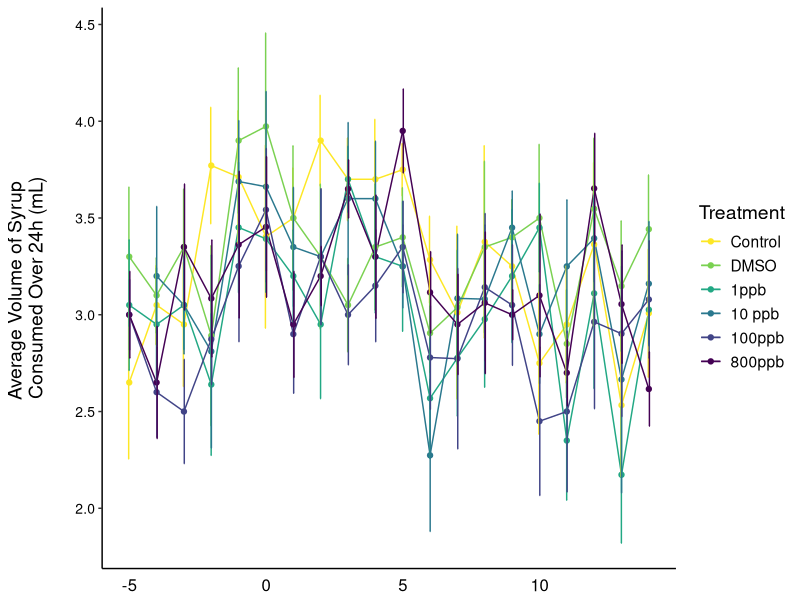
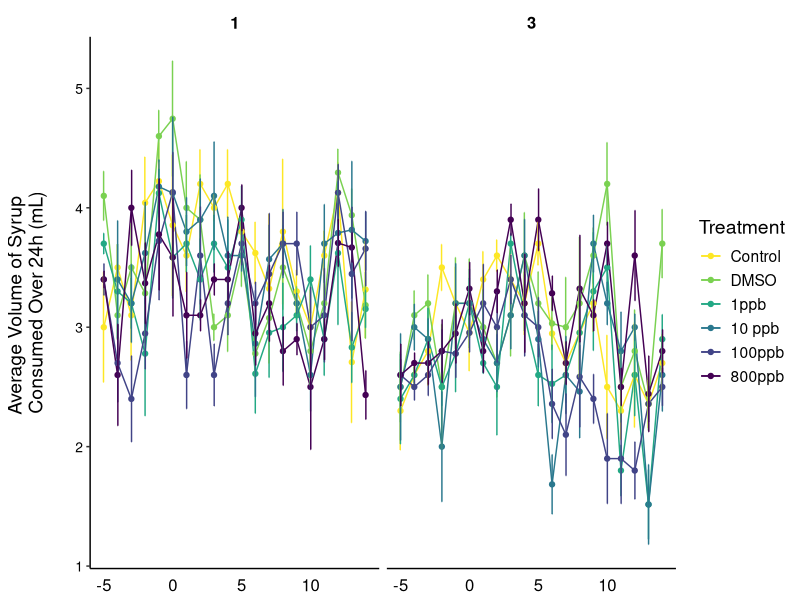
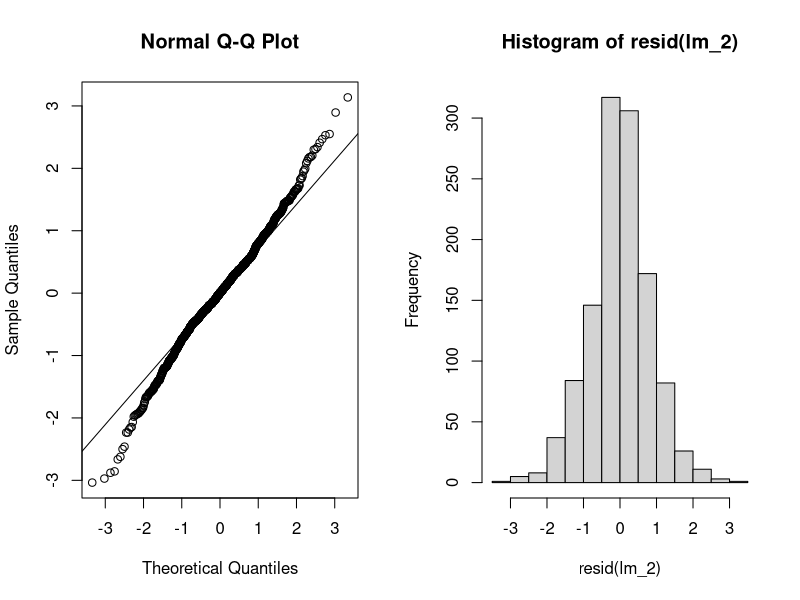
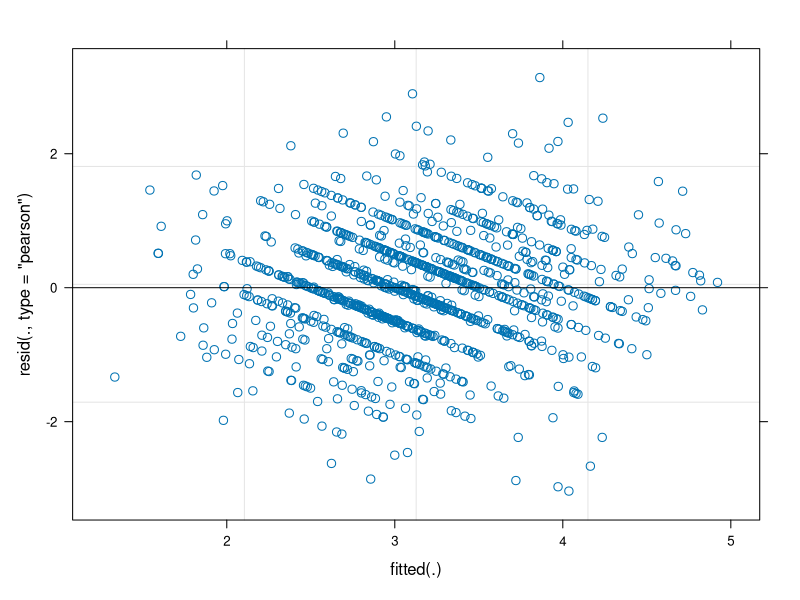
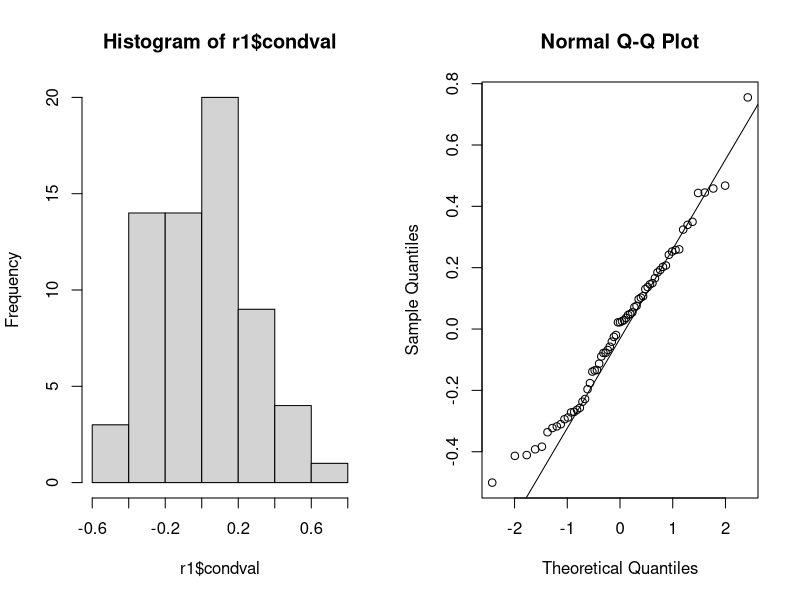
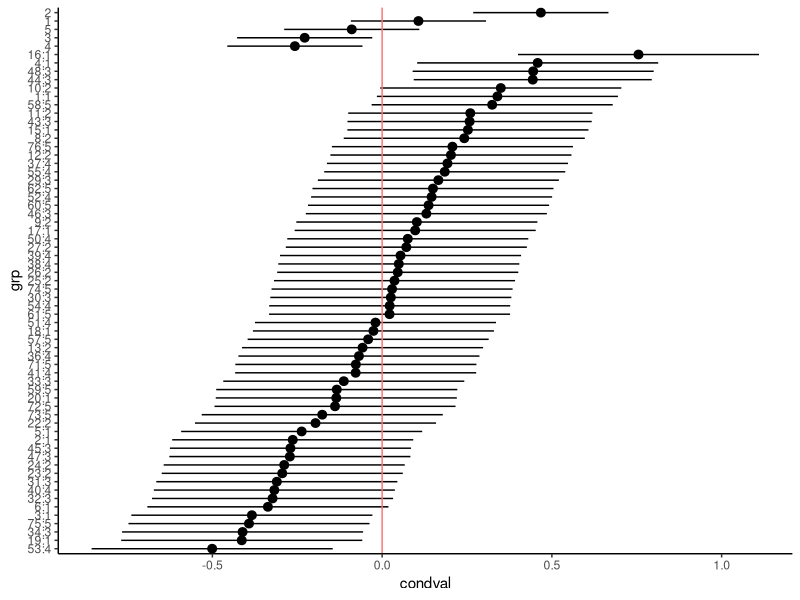
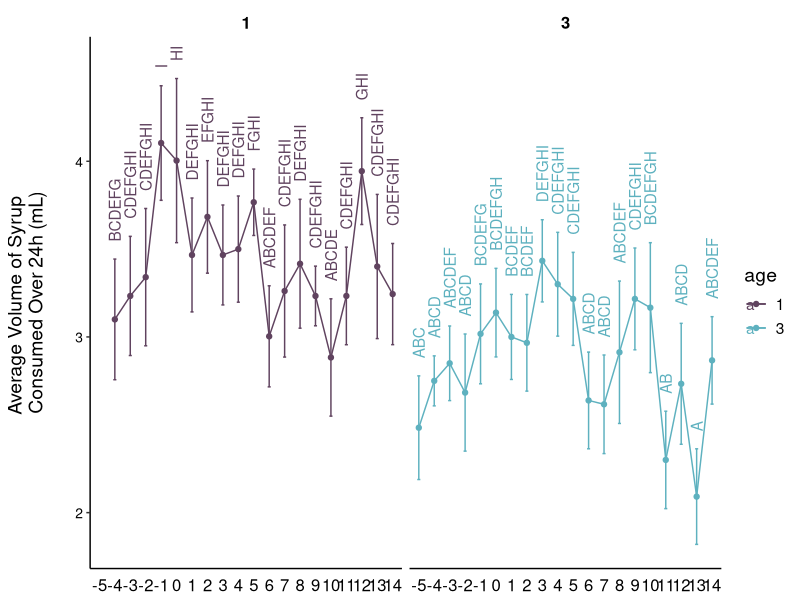
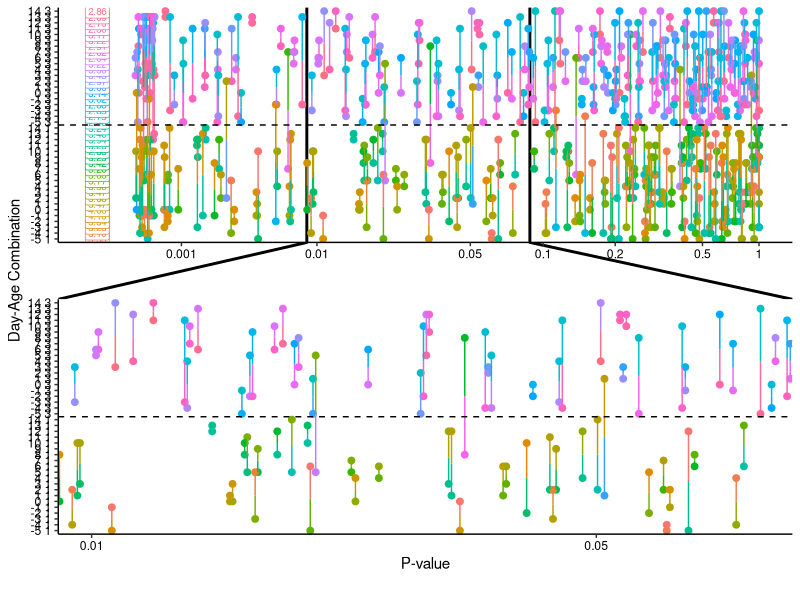

These figures' R source, in order:
## ---- chunk 1
library(tidyverse)
library(ggforce)
library(lme4)
library(lmerTest)
## ---- chunk 2
syrup_vol_data <- read.csv("data-raw/volume24_corr.csv")

str(syrup_vol_data)
## ---- chunk 3
syrup_vol_data$mc_id <- as.factor(syrup_vol_data$mc_id)
syrup_vol_data$sc_id <- as.factor(syrup_vol_data$sc_id)
syrup_vol_data$age <- as.factor(syrup_vol_data$age)
syrup_vol_data$exposure <- as.factor(syrup_vol_data$exposure)
syrup_vol_data$treatment <- as.factor(syrup_vol_data$treatment)
## ---- chunk 4
syrup_vol_data$treatment <- factor(syrup_vol_data$treatment, levels = c("Control", "DMSO", "1ppb", "10 ppb", "100ppb", "800ppb", "Sacrifice"))
syrup_vol_data$exposure <- factor(syrup_vol_data$exposure, levels = c("pre", "during", "post"))
## ---- chunk 5
syrup_vol_data %>% 
  filter(!(day=="-6")) %>% 
  filter(!(treatment=="Sacrifice")) %>% 
  filter(!(age=="7")) %>% 
  filter(!(age=="9")) %>% 
  group_by(treatment, day) %>% 
  summarise(mean = mean(volume24_corr), se = (sd(volume24_corr)/sqrt(10))) %>% 
  ggplot(aes(day, mean, color=treatment)) +
  geom_line()+
  geom_point()+
  geom_errorbar(aes(ymin=mean-se, ymax=mean+se), width=.2,
                 position=position_dodge(0.05))+
  theme_classic() +
  
  theme(
    text = element_text(size = 14), 
    axis.title.x=element_blank(),
    axis.text.x = element_text(vjust=0.3, size = 12, color="black"), 
    axis.ticks.x=element_blank(),
    axis.title.y = element_text(margin = margin(t = 0, r = 20, b = 0, l = 0)),
    axis.text.y = element_text(color="black", size = 10),
    strip.placement = "outside", 
    strip.text.x = element_text( #text in facet labels
      size = 12, color = "black", face = "bold"),
    strip.background = element_rect(#background of facet labels
      color="white", fill="#ffffff", size=1.5),
    panel.spacing.y = unit(2, "lines"),
    legend.position = "right")+
  
    scale_color_viridis_d(name = "Treatment", direction = -1)+
    scale_y_continuous(name ="Average Volume of Syrup \nConsumed Over 24h (mL)")
## ---- chunk 6
syrup_vol_data %>% 
  filter(!(day=="-6")) %>% 
  filter(!(treatment=="Sacrifice")) %>% 
  filter(!(age=="7")) %>% 
  filter(!(age=="9")) %>% 
  group_by(treatment, day, age) %>% 
  summarise(mean = mean(volume24_corr), se = (sd(volume24_corr)/sqrt(10))) %>% 
  ggplot(aes(day, mean, color=treatment)) +
  geom_line()+
  geom_point()+
  geom_errorbar(aes(ymin=mean-se, ymax=mean+se), width=.2,
                 position=position_dodge(0.05))+
  theme_classic() +
  theme(
    text = element_text(size = 14), 
    axis.title.x=element_blank(),
    axis.text.x = element_text(vjust=0.3, size = 12, color="black"), 
    axis.ticks.x=element_blank(),
    axis.title.y = element_text(margin = margin(t = 0, r = 20, b = 0, l = 0)),
    axis.text.y = element_text(color="black", size = 10),
    strip.placement = "outside", 
    strip.text.x = element_text( #text in facet labels
      size = 12, color = "black", face = "bold"),
    strip.background = element_rect(#background of facet labels
      color="white", fill="#ffffff", size=1.5),
    panel.spacing.y = unit(2, "lines"),
    legend.position = "right")+
  
    scale_color_viridis_d(name = "Treatment", direction = -1)+
    scale_y_continuous(name ="Average Volume of Syrup \nConsumed Over 24h (mL)")+
  facet_wrap(~age)
## ---- chunk 7
syrup_vol_data_fil <-
  syrup_vol_data %>% 
  filter(!(day=="-6")) %>% 
  filter(!(treatment=="Sacrifice")) %>% 
  filter(!(age=="7")) %>% 
  filter(!(age=="9"))

syrup_vol_data_fil$day_fac <- as.factor(syrup_vol_data_fil$day)

str(syrup_vol_data_fil)
## ---- chunk 8
lm_1 <- lmer(volume24_corr ~ treatment*day_fac*age + (1|sc_id/mc_id), data=syrup_vol_data_fil)
## ---- chunk 9
summary(lm_1)
## ---- chunk 10
anova(lm_1) #note: this is lmerTest anova which, in this case, is a type III anova for fixed-effects terms with the Satterthwaite method for denominator degrees of freedom

ranova(lm_1)
## ---- chunk 11
lm_2 <- lmer(volume24_corr ~ day_fac + age + day_fac:age + (1|sc_id/mc_id), data=syrup_vol_data_fil)
## ---- chunk 12
summary(lm_2)
anova(lm_2)
ranova(lm_2)
## ---- chunk 13
par(mfrow = c(1, 2)) # multiple graphs in a window
qqnorm(residuals(lm_2)) 
qqline(residuals(lm_2))
hist(resid(lm_2)) 
## ---- chunk 14
shapiro.test(residuals(lm_2))
## ---- chunk 15
plot(lm_2)
## ---- chunk 16
r1 <- as.data.frame(ranef(lm_2, condVar = TRUE))
par(mfrow = c(1, 2))
hist(r1$condval)
qqnorm(r1$condval)
qqline(r1$condval)

str(r1)
## ---- chunk 17
r1 <- r1[order(r1$condval), ] # sorting the BLUPs
ggplot(r1, aes(y = grp, x = condval)) +
  geom_point() +
  geom_pointrange(
    aes(xmin = condval - condsd * 1.96, xmax = condval + condsd * 1.96)
  ) +
  geom_vline(aes(xintercept = 0, color = "red")) +
  theme_classic() +
  theme(legend.position = "none")
## ---- chunk 18
library(emmeans)
library(multcompView)
## ---- chunk 19
lm_2_posthoc_means <- emmeans(lm_2, specs = ~day_fac:age)
lm_2_posthoc_means
## ---- chunk 20
#Define what each day/age combination is in the vector

DN51 = c(1, 0, 0, 0, 0, 0, 0, 0, 0, 0, 0, 0, 0, 0, 0, 0, 0, 0, 0, 0, 0,0, 0, 0, 0, 0, 0, 0, 0, 0, 0,0, 0, 0, 0, 0, 0, 0, 0, 0)

DN41 = c(0, 1, 0, 0, 0, 0, 0, 0, 0, 0, 0, 0, 0, 0, 0, 0, 0, 0, 0, 0, 0,0, 0, 0, 0, 0, 0, 0, 0, 0, 0,0, 0, 0, 0, 0, 0, 0, 0, 0)

DN31 = c(0, 0, 1, 0, 0, 0, 0, 0, 0, 0, 0, 0, 0, 0, 0, 0, 0, 0, 0, 0, 0,0, 0, 0, 0, 0, 0, 0, 0, 0, 0,0, 0, 0, 0, 0, 0, 0, 0, 0)

DN21 = c(0, 0, 0, 1, 0, 0, 0, 0, 0, 0, 0, 0, 0, 0, 0, 0, 0, 0, 0, 0, 0,0, 0, 0, 0, 0, 0, 0, 0, 0, 0,0, 0, 0, 0, 0, 0, 0, 0, 0)

DN11 = c(0, 0, 0, 0, 1, 0, 0, 0, 0, 0, 0, 0, 0, 0, 0, 0, 0, 0, 0, 0, 0,0, 0, 0, 0, 0, 0, 0, 0, 0, 0,0, 0, 0, 0, 0, 0, 0, 0, 0)

D01 = c(0, 0, 0, 0, 0, 1, 0, 0, 0, 0, 0, 0, 0, 0, 0, 0, 0, 0, 0, 0, 0,0, 0, 0, 0, 0, 0, 0, 0, 0, 0,0, 0, 0, 0, 0, 0, 0, 0, 0)

D11 = c(0, 0, 0, 0, 0, 0, 1, 0, 0, 0, 0, 0, 0, 0, 0, 0, 0, 0, 0, 0, 0,0, 0, 0, 0, 0, 0, 0, 0, 0, 0,0, 0, 0, 0, 0, 0, 0, 0, 0)

D21 = c(0, 0, 0, 0, 0, 0, 0, 1, 0, 0, 0, 0, 0, 0, 0, 0, 0, 0, 0, 0, 0,0, 0, 0, 0, 0, 0, 0, 0, 0, 0,0, 0, 0, 0, 0, 0, 0, 0, 0)

D31 = c(0, 0, 0, 0, 0, 0, 0, 0, 1, 0, 0, 0, 0, 0, 0, 0, 0, 0, 0, 0, 0,0, 0, 0, 0, 0, 0, 0, 0, 0, 0,0, 0, 0, 0, 0, 0, 0, 0, 0)

D41 = c(0, 0, 0, 0, 0, 0, 0, 0, 0, 1, 0, 0, 0, 0, 0, 0, 0, 0, 0, 0, 0,0, 0, 0, 0, 0, 0, 0, 0, 0, 0,0, 0, 0, 0, 0, 0, 0, 0, 0)

D51 = c(0, 0, 0, 0, 0, 0, 0, 0, 0, 0, 1, 0, 0, 0, 0, 0, 0, 0, 0, 0, 0,0, 0, 0, 0, 0, 0, 0, 0, 0, 0,0, 0, 0, 0, 0, 0, 0, 0, 0)

D61 = c(0, 0, 0, 0, 0, 0, 0, 0, 0, 0, 0, 1, 0, 0, 0, 0, 0, 0, 0, 0, 0,0, 0, 0, 0, 0, 0, 0, 0, 0, 0,0, 0, 0, 0, 0, 0, 0, 0, 0)

D71 = c(0, 0, 0, 0, 0, 0, 0, 0, 0, 0, 0, 0, 1, 0, 0, 0, 0, 0, 0, 0, 0,0, 0, 0, 0, 0, 0, 0, 0, 0, 0,0, 0, 0, 0, 0, 0, 0, 0, 0)

D81 = c(0, 0, 0, 0, 0, 0, 0, 0, 0, 0, 0, 0, 0, 1, 0, 0, 0, 0, 0, 0, 0,0, 0, 0, 0, 0, 0, 0, 0, 0, 0,0, 0, 0, 0, 0, 0, 0, 0, 0)

D91 = c(0, 0, 0, 0, 0, 0, 0, 0, 0, 0, 0, 0, 0, 0, 1, 0, 0, 0, 0, 0, 0,0, 0, 0, 0, 0, 0, 0, 0, 0, 0,0, 0, 0, 0, 0, 0, 0, 0, 0)

D101 = c(0, 0, 0, 0, 0, 0, 0, 0, 0, 0, 0, 0, 0, 0, 0, 1, 0, 0, 0, 0, 0,0, 0, 0, 0, 0, 0, 0, 0, 0, 0,0, 0, 0, 0, 0, 0, 0, 0, 0)

D111 = c(0, 0, 0, 0, 0, 0, 0, 0, 0, 0, 0, 0, 0, 0, 0, 0, 1, 0, 0, 0, 0,0, 0, 0, 0, 0, 0, 0, 0, 0, 0,0, 0, 0, 0, 0, 0, 0, 0, 0)

D121 = c(0, 0, 0, 0, 0, 0, 0, 0, 0, 0, 0, 0, 0, 0, 0, 0, 0, 1, 0, 0, 0,0, 0, 0, 0, 0, 0, 0, 0, 0, 0,0, 0, 0, 0, 0, 0, 0, 0, 0)

D131 = c(0, 0, 0, 0, 0, 0, 0, 0, 0, 0, 0, 0, 0, 0, 0, 0, 0, 0, 1, 0, 0,0, 0, 0, 0, 0, 0, 0, 0, 0, 0,0, 0, 0, 0, 0, 0, 0, 0, 0)

D141 = c(0, 0, 0, 0, 0, 0, 0, 0, 0, 0, 0, 0, 0, 0, 0, 0, 0, 0, 0, 1, 0,0, 0, 0, 0, 0, 0, 0, 0, 0, 0,0, 0, 0, 0, 0, 0, 0, 0, 0)


DN53 = c(0, 0, 0, 0, 0, 0, 0, 0, 0, 0, 0, 0, 0, 0, 0, 0, 0, 0, 0, 0, 1, 0, 0, 0, 0, 0, 0, 0, 0, 0, 0,0, 0, 0, 0, 0, 0, 0, 0, 0)

DN43 = c(0, 0, 0, 0, 0, 0, 0, 0, 0, 0, 0, 0, 0, 0, 0, 0, 0, 0, 0, 0, 0, 1, 0, 0, 0, 0, 0, 0, 0, 0, 0,0, 0, 0, 0, 0, 0, 0, 0, 0)

DN33 = c(0, 0, 0, 0, 0, 0, 0, 0, 0, 0, 0, 0, 0, 0, 0, 0, 0, 0, 0, 0, 0, 0, 1, 0, 0, 0, 0, 0, 0, 0, 0,0, 0, 0, 0, 0, 0, 0, 0, 0)

DN23 = c(0, 0, 0, 0, 0, 0, 0, 0, 0, 0, 0, 0, 0, 0, 0, 0, 0, 0, 0, 0, 0, 0, 0, 1, 0, 0, 0, 0, 0, 0, 0,0, 0, 0, 0, 0, 0, 0, 0, 0)

DN13 = c(0, 0, 0, 0, 0, 0, 0, 0, 0, 0, 0, 0, 0, 0, 0, 0, 0, 0, 0, 0, 0, 0, 0, 0, 1, 0, 0, 0, 0, 0, 0,0, 0, 0, 0, 0, 0, 0, 0, 0)

D03 = c(0, 0, 0, 0, 0, 0, 0, 0, 0, 0, 0, 0, 0, 0, 0, 0, 0, 0, 0, 0, 0, 0, 0, 0, 0, 1, 0, 0, 0, 0, 0,0, 0, 0, 0, 0, 0, 0, 0, 0)

D13 = c(0, 0, 0, 0, 0, 0, 0, 0, 0, 0, 0, 0, 0, 0, 0, 0, 0, 0, 0, 0, 0, 0, 0, 0, 0, 0, 1, 0, 0, 0, 0,0, 0, 0, 0, 0, 0, 0, 0, 0)

D23 = c(0, 0, 0, 0, 0, 0, 0, 0, 0, 0, 0, 0, 0, 0, 0, 0, 0, 0, 0, 0, 0, 0, 0, 0, 0, 0, 0, 1, 0, 0, 0,0, 0, 0, 0, 0, 0, 0, 0, 0)

D33 = c(0, 0, 0, 0, 0, 0, 0, 0, 0, 0, 0, 0, 0, 0, 0, 0, 0, 0, 0, 0, 0, 0, 0, 0, 0, 0, 0, 0, 1, 0, 0,0, 0, 0, 0, 0, 0, 0, 0, 0)

D43 = c(0, 0, 0, 0, 0, 0, 0, 0, 0, 0, 0, 0, 0, 0, 0, 0, 0, 0, 0, 0, 0, 0, 0, 0, 0, 0, 0, 0, 0, 1, 0,0, 0, 0, 0, 0, 0, 0, 0, 0)

D53 = c(0, 0, 0, 0, 0, 0, 0, 0, 0, 0, 0, 0, 0, 0, 0, 0, 0, 0, 0, 0, 0, 0, 0, 0, 0, 0, 0, 0, 0, 0, 1, 0, 0, 0, 0, 0, 0, 0, 0, 0)

D63 = c(0, 0, 0, 0, 0, 0, 0, 0, 0, 0, 0, 0, 0, 0, 0, 0, 0, 0, 0, 0, 0, 0, 0, 0, 0, 0, 0, 0, 0, 0, 0, 1, 0, 0, 0, 0, 0, 0, 0, 0)

D73 = c(0, 0, 0, 0, 0, 0, 0, 0, 0, 0, 0, 0, 0, 0, 0, 0, 0, 0, 0, 0, 0, 0, 0, 0, 0, 0, 0, 0, 0, 0, 0, 0, 1, 0, 0, 0, 0, 0, 0, 0)

D83 = c(0, 0, 0, 0, 0, 0, 0, 0, 0, 0, 0, 0, 0, 0, 0, 0, 0, 0, 0, 0, 0, 0, 0, 0, 0, 0, 0, 0, 0, 0, 0, 0, 0, 1, 0, 0, 0, 0, 0, 0)

D93 = c(0, 0, 0, 0, 0, 0, 0, 0, 0, 0, 0, 0, 0, 0, 0, 0, 0, 0, 0, 0, 0, 0, 0, 0, 0, 0, 0, 0, 0, 0, 0, 0, 0, 0, 1, 0, 0, 0, 0, 0)

D103 = c(0, 0, 0, 0, 0, 0, 0, 0, 0, 0, 0, 0, 0, 0, 0, 0, 0, 0, 0, 0, 0, 0, 0, 0, 0, 0, 0, 0, 0, 0, 0, 0, 0, 0, 0, 1, 0, 0, 0, 0)

D113 = c(0, 0, 0, 0, 0, 0, 0, 0, 0, 0, 0, 0, 0, 0, 0, 0, 0, 0, 0, 0, 0, 0, 0, 0, 0, 0, 0, 0, 0, 0, 0, 0, 0, 0, 0, 0, 1, 0, 0, 0)

D123 = c(0, 0, 0, 0, 0, 0, 0, 0, 0, 0, 0, 0, 0, 0, 0, 0, 0, 0, 0, 0, 0, 0, 0, 0, 0, 0, 0, 0, 0, 0, 0, 0, 0, 0, 0, 0, 0, 1, 0, 0)

D133 = c(0, 0, 0, 0, 0, 0, 0, 0, 0, 0, 0, 0, 0, 0, 0, 0, 0, 0, 0, 0, 0, 0, 0, 0, 0, 0, 0, 0, 0, 0, 0, 0, 0, 0, 0, 0, 0, 0, 1, 0)

D143 = c(0, 0, 0, 0, 0, 0, 0, 0, 0, 0, 0, 0, 0, 0, 0, 0, 0, 0, 0, 0, 0, 0, 0, 0, 0, 0, 0, 0, 0, 0, 0, 0, 0, 0, 0, 0, 0, 0, 0, 1)
## ---- chunk 21

pwpp_comparisons <- 
    list("-5 1 to -4 1"= DN51-DN41,
         "-5 1 to -3 1" = DN51-DN31,
         "-5 1 to -2 1" = DN51-DN21,
         "-5 1 to -1 1" = DN51-DN11,
         "-5 1 to 0 1" = DN51-D01,
         "-5 1 to 1 1" = DN51-D11,
         "-5 1 to 2 1" = DN51-D21,
         "-5 1 to 3 1" = DN51-D31,
         "-5 1 to 4 1" = DN51-D41,
         "-5 1 to 5 1" = DN51-D51,
         "-5 1 to 6 1" = DN51-D61,
         "-5 1 to 7 1" = DN51-D71,
         "-5 1 to 8 1" = DN51-D81,
         "-5 1 to 9 1" = DN51-D91,
         "-5 1 to 10 1" = DN51-D101,
         "-5 1 to 11 1" = DN51-D111,
         "-5 1 to 12 1" = DN51-D121,
         "-5 1 to 13 1" = DN51-D131,
         "-5 1 to 14 1" = DN51-D141,
         "-5 1 to -5 3" = DN51-DN53,
         "-4 1 to -3 1" = DN41-DN31,
         "-4 1 to -2 1" = DN41-DN21,
         "-4 1 to -1 1" = DN41-DN11,
         "-4 1 to 0 1" = DN41-D01,
         "-4 1 to 1 1" = DN41-D11,
         "-4 1 to 2 1" = DN41-D21,
         "-4 1 to 3 1" = DN41-D31,
         "-4 1 to 4 1" = DN41-D41,
         "-4 1 to 5 1" = DN41-D51,
         "-4 1 to 6 1" = DN41-D61,
         "-4 1 to 7 1" = DN41-D71,
         "-4 1 to 8 1" = DN41-D81,
         "-4 1 to 9 1" = DN41-D91,
         "-4 1 to 10 1" = DN41-D101,
         "-4 1 to 11 1" = DN41-D111,
         "-4 1 to 12 1" = DN41-D121,
         "-4 1 to 13 1" = DN41-D131,
         "-4 1 to 14 1" = DN41-D141,
         "-4 1 to -4 3" = DN41-DN43,
         "-3 1 to -2 1" = DN31-DN21,
         "-3 1 to -1 1" = DN31-DN11,
         "-3 1 to 0 1" = DN31-D01,
         "-3 1 to 1 1" = DN31-D11,
         "-3 1 to 2 1" = DN31-D21,
         "-3 1 to 3 1" = DN31-D31,
         "-3 1 to 4 1" = DN31-D41,
         "-3 1 to 5 1" = DN31-D51,
         "-3 1 to 6 1" = DN31-D61,
         "-3 1 to 7 1" = DN31-D71,
         "-3 1 to 8 1" = DN31-D81,
         "-3 1 to 9 1" = DN31-D91,
         "-3 1 to 10 1" = DN31-D101,
         "-3 1 to 11 1" = DN31-D111,
         "-3 1 to 12 1" = DN31-D121,
         "-3 1 to 13 1" = DN31-D131,
         "-3 1 to 14 1" = DN31-D141,
         "-3 1 to -3 3" = DN31-DN33,
         "-2 1 to -1 1" = DN21-DN11,
         "-2 1 to 0 1" = DN21-D01,
         "-2 1 to 1 1" = DN21-D11,
         "-2 1 to 2 1" = DN21-D21,
         "-2 1 to 3 1" = DN21-D31,
         "-2 1 to 4 1" = DN21-D41,
         "-2 1 to 5 1" = DN21-D51,
         "-2 1 to 6 1" = DN21-D61,
         "-2 1 to 7 1" = DN21-D71,
         "-2 1 to 8 1" = DN21-D81,
         "-2 1 to 9 1" = DN21-D91,
         "-2 1 to 10 1" = DN21-D101,
         "-2 1 to 11 1" = DN21-D111,
         "-2 1 to 12 1" = DN21-D121,
         "-2 1 to 13 1" = DN21-D131,
         "-2 1 to 14 1" = DN21-D141,
         "-2 1 to -2 3" = DN21-DN23,
         "-1 1 to 0 1" = DN11-D01,
         "-1 1 to 0 1" = DN11-D11,
         "-1 1 to 2 1" = DN11-D21,
         "-1 1 to 3 1" = DN11-D31,
         "-1 1 to 4 1" = DN11-D41,
         "-1 1 to 5 1" = DN11-D51,
         "-1 1 to 6 1" = DN11-D61,
         "-1 1 to 7 1" = DN11-D71,
         "-1 1 to 8 1" = DN11-D81,
         "-1 1 to 9 1" = DN11-D91,
         "-1 1 to 10 1" = DN11-D101,
         "-1 1 to 11 1" = DN11-D111,
         "-1 1 to 12 1" = DN11-D121,
         "-1 1 to 13 1" = DN11-D131,
         "-1 1 to 14 1" = DN11-D141,
         "-1 1 to -1 3" = DN11-DN13,
        "0 1 to 1 1" = D01-D11,
        "0 1 to 2 1" = D01-D21,
        "0 1 to 3 1" = D01-D31,
        "0 1 to 4 1" = D01-D41,
        "0 1 to 5 1" = D01-D51,
        "0 1 to 6 1" = D01-D61,
        "0 1 to 7 1" = D01-D71,
        "0 1 to 8 1" = D01-D81,
        "0 1 to 9 1" = D01-D91,
        "0 1 to 10 1" = D01-D101,
        "0 1 to 11 1" = D01-D111,
        "0 1 to 12 1" = D01-D121,
        "0 1 to 13 1" = D01-D131,
        "0 1 to 14 1" = D01-D141,
        "0 1 to 0 3" = D01-D03,
        "1 1 to 2 1" = D11-D21,
        "1 1 to 3 1" = D11-D31,
        "1 1 to 4 1" = D11-D41,
        "1 1 to 5 1" = D11-D51,
        "1 1 to 6 1" = D11-D61,
        "1 1 to 7 1" = D11-D71,
        "1 1 to 8 1" = D11-D81,
        "1 1 to 9 1" = D11-D91,
        "1 1 to 10 1" = D11-D101,
        "1 1 to 11 1" = D11-D111,
        "1 1 to 12 1" = D11-D121,
        "1 1 to 13 1" = D11-D131,
        "1 1 to 14 1" = D11-D141,
        "1 1 to 1 3" = D11-D13,
        "2 1 to  3 1" = D21-D31,
        "2 1 to  4 1" = D21-D41,
        "2 1 to  5 1" = D21-D51,
        "2 1 to  6 1" = D21-D61,
        "2 1 to  7 1" = D21-D71,
        "2 1 to  8 1" = D21-D81,
        "2 1 to  9 1" = D21-D91,
        "2 1 to  10 1" = D21-D101,
        "2 1 to  11 1" = D21-D111,
        "2 1 to  12 1" = D21-D121,
        "2 1 to  13 1" = D21-D131,
        "2 1 to  14 1" = D21-D141,
        "2 1 to 2 3" = D21-D23,
        "3 1 to  4 1" = D31-D41,
        "3 1 to  5 1" = D31-D51,
        "3 1 to  6 1" = D31-D61,
        "3 1 to  7 1" = D31-D71,
        "3 1 to  8 1" = D31-D81,
        "3 1 to  9 1" = D31-D91,
        "3 1 to  10 1" = D31-D101,
        "3 1 to  11 1" = D31-D111,
        "3 1 to  12 1" = D31-D121,
        "3 1 to  13 1" = D31-D131,
        "3 1 to  14 1" = D31-D141,
        "3 1 to 3 3" = D31-D33,
        "4 1 to  5 1" = D41-D51,
        "4 1 to  6 1" = D41-D61,
        "4 1 to  7 1" = D41-D71,
        "4 1 to  8 1" = D41-D81,
        "4 1 to  9 1" = D41-D91,
        "4 1 to  10 1" = D41-D101,
        "4 1 to  11 1" = D41-D111,
        "4 1 to  12 1" = D41-D121,
        "4 1 to  13 1" = D41-D131,
        "4 1 to  14 1" = D41-D141,
        "4 1 to 4 3" = D41-D43,
        "5 1 to  6 1" = D51-D61,
        "5 1 to  7 1" = D51-D71,
        "5 1 to  8 1" = D51-D81,
        "5 1 to  9 1" = D51-D91,
        "5 1 to  10 1" = D51-D101,
        "5 1 to  11 1" = D51-D111,
        "5 1 to  12 1" = D51-D121,
        "5 1 to  13 1" = D51-D131,
        "5 1 to  14 1" = D51-D141,
        "5 1 to 5 3"= D51-D53,
        "6 1 to  7 1" = D61-D71,
        "6 1 to  8 1" = D61-D81,
        "6 1 to  9 1" = D61-D91,
        "6 1 to  10 1" = D61-D101,
        "6 1 to  11 1" = D61-D111,
        "6 1 to  12 1" = D61-D121,
        "6 1 to  13 1" = D61-D131,
        "6 1 to  14 1" = D61-D141,
        "6 1 to 6 3" = D61-D63,
        "7 1 to  8 1" = D71-D81,
        "7 1 to  9 1" = D71-D91,
        "7 1 to  10 1" = D71-D101,
        "7 1 to  11 1" = D71-D111,
        "7 1 to  12 1" = D71-D121,
        "7 1 to  13 1" = D71-D131,
        "7 1 to  14 1" = D71-D141,
        "7 1 to 7 3" = D71-D73,
        "8 1 to 9 1" = D81-D91,
        "8 1 to 10 1" = D81-D101,
        "8 1 to 11 1" = D81-D111,
        "8 1 to 12 1" = D81-D121,
        "8 1 to 13 1" = D81-D131,
        "8 1 to 14 1" = D81-D141,
        "8 1 to 8 3" = D81-D83,
        "9 1 to  10 1" = D91-D101,
        "9 1 to  11 1" = D91-D111,
        "9 1 to  12 1" = D91-D121,
        "9 1 to  13 1" = D91-D131,
        "9 1 to  14 1" = D91-D141,
        "9 1 to 9 3" = D91-D93,
        "10 1 to  11 1" = D101-D111,
        "10 1 to  12 1" = D101-D121,
        "10 1 to  13 1" = D101-D131,
        "10 1 to  14 1" = D101-D141,
        "10 1 to 10 3" = D101-D103,
        "11 1 to  12 1" = D111-D121,
        "11 1 to  13 1" = D111-D131,
        "11 1 to  14 1" = D111-D141,
        "11 1 to 11 3" = D111-D113,
        "12 1 to  13 1" = D121-D131,
        "12 1 to  14 1" = D121-D141,
        "12 1 to 12 3" = D121-D123,
        "13 1 to 14 1" = D131-D141,
        "13 1 to 13 3" = D131-D133,
        "14 1 to 14 3" = D141-D143,
        "-5 3 to  -4 3" = DN53-DN43,
        "-5 3 to  -3 3" = DN53-DN33,
        "-5 3 to  -2 3" = DN53-DN23,
        "-5 3 to  -1 3" = DN53-DN13,
        "-5 3 to  0 3" = DN53-D03,
        "-5 3 to  1 3" = DN53-D13,
        "-5 3 to  2 3" = DN53-D23,
        "-5 3 to  3 3" = DN53-D33,
        "-5 3 to  4 3" = DN53-D43,
        "-5 3 to  5 3" = DN53-D53,
        "-5 3 to  6 3" = DN53-D63,
        "-5 3 to  7 3" = DN53-D73,
        "-5 3 to  8 3" = DN53-D83,
        "-5 3 to  9 3" = DN53-D93,
        "-5 3 to  10 3" = DN53-D103,
        "-5 3 to  11 3" = DN53-D113,
        "-5 3 to  12 3" = DN53-D123,
        "-5 3 to  13 3" = DN53-D133,
        "-5 3 to  14 3" = DN53-D143,
        "-4 3 to  -3 3" = DN43-DN33,
        "-4 3 to  -2 3" = DN43-DN23,
        "-4 3 to  -1 3" = DN43-DN13,
        "-4 3 to  0 3" = DN43-D03,
        "-4 3 to  1 3" = DN43-D13,
        "-4 3 to  2 3" = DN43-D23,
        "-4 3 to  3 3" = DN43-D33,
        "-4 3 to  4 3" = DN43-D43,
        "-4 3 to  5 3" = DN43-D53,
        "-4 3 to  6 3" = DN43-D63,
        "-4 3 to  7 3" = DN43-D73,
        "-4 3 to  8 3" = DN43-D83,
        "-4 3 to  9 3" = DN43-D93,
        "-4 3 to  10 3" = DN43-D103,
        "-4 3 to  11 3" = DN43-D113,
        "-4 3 to  12 3" = DN43-D123,
        "-4 3 to  13 3" = DN43-D133,
        "-4 3 to  14 3" = DN43-D143,
        "-3 3 to  -2 3" = DN33-DN23,
        "-3 3 to  -1 3" = DN33-DN13,
        "-3 3 to  0 3" = DN33-D03,
        "-3 3 to  1 3" = DN33-D13,
        "-3 3 to  2 3" = DN33-D23,
        "-3 3 to  3 3" = DN33-D33,
        "-3 3 to  4 3" = DN33-D43,
        "-3 3 to  5 3" = DN33-D53,
        "-3 3 to  6 3" = DN33-D63,
        "-3 3 to  7 3" = DN33-D73,
        "-3 3 to  8 3" = DN33-D83,
        "-3 3 to  9 3" = DN33-D93,
        "-3 3 to  10 3" = DN33-D103,
        "-3 3 to  11 3" = DN33-D113,
        "-3 3 to  12 3" = DN33-D123,
        "-3 3 to  13 3" = DN33-D133,
        "-3 3 to  14 3" = DN33-D143,
        "-2 3 to  -1 3" = DN23-DN13,
        "-2 3 to  0 3" = DN23-D03,
        "-2 3 to  1 3" = DN23-D13,
        "-2 3 to  2 3" = DN23-D23,
        "-2 3 to  3 3" = DN23-D33,
        "-2 3 to  4 3" = DN23-D43,
        "-2 3 to  5 3" = DN23-D53,
        "-2 3 to  6 3" = DN23-D63,
        "-2 3 to  7 3" = DN23-D73,
        "-2 3 to  8 3" = DN23-D83,
        "-2 3 to  9 3" = DN23-D93,
        "-2 3 to  10 3" = DN23-D103,
        "-2 3 to  11 3" = DN23-D113,
        "-2 3 to  12 3" = DN23-D123,
        "-2 3 to  13 3" = DN23-D133,
        "-2 3 to  14 3" = DN23-D143,
        "-1 3 to  0 3" = DN13-D03,
        "-1 3 to  1 3" = DN13-D13,
        "-1 3 to  2 3" = DN13-D23,
        "-1 3 to  3 3" = DN13-D33,
        "-1 3 to  4 3" = DN13-D43,
        "-1 3 to  5 3" = DN13-D53,
        "-1 3 to  6 3" = DN13-D63,
        "-1 3 to  7 3" = DN13-D73,
        "-1 3 to  8 3" = DN13-D83,
        "-1 3 to  9 3" = DN13-D93,
        "-1 3 to  10 3" = DN13-D103,
        "-1 3 to  11 3" = DN13-D113,
        "-1 3 to  12 3" = DN13-D123,
        "-1 3 to  13 3" = DN13-D133,
        "-1 3 to  14 3" = DN13-D143,
        "0 3 to  1 3" = D03-D13,
        "0 3 to  2 3" = D03-D23,
        "0 3 to  3 3" = D03-D33,
        "0 3 to  4 3" = D03-D43,
        "0 3 to  5 3" = D03-D53,
        "0 3 to  6 3" = D03-D63,
        "0 3 to  7 3" = D03-D73,
        "0 3 to  8 3" = D03-D83,
        "0 3 to  9 3" = D03-D93,
        "0 3 to  10 3" = D03-D103,
        "0 3 to  11 3" = D03-D113,
        "0 3 to  12 3" = D03-D123,
        "0 3 to  13 3" = D03-D133,
        "0 3 to  14 3" = D03-D143,
        "1 3 to  2 3" = D13-D23,
        "1 3 to  3 3" = D13-D33,
        "1 3 to  4 3" = D13-D43,
        "1 3 to  5 3" = D13-D53,
        "1 3 to  6 3" = D13-D63,
        "1 3 to  7 3" = D13-D73,
        "1 3 to  8 3" = D13-D83,
        "1 3 to  9 3" = D13-D93,
        "1 3 to  10 3" = D13-D103,
        "1 3 to  11 3" = D13-D113,
        "1 3 to  12 3" = D13-D123,
        "1 3 to  13 3" = D13-D133,
        "1 3 to  14 3" = D13-D143,
        "2 3 to  3 3" = D23-D33,
        "2 3 to  4 3" = D23-D43,
        "2 3 to  5 3" = D23-D53,
        "2 3 to  6 3" = D23-D63,
        "2 3 to  7 3" = D23-D73,
        "2 3 to  8 3" = D23-D83,
        "2 3 to  9 3" = D23-D93,
        "2 3 to  10 3" = D23-D103,
        "2 3 to  11 3" = D23-D113,
        "2 3 to  12 3" = D23-D123,
        "2 3 to  13 3" = D23-D133,
        "2 3 to  14 3" = D23-D143,
        "3 3 to  4 3" = D33-D43,
        "3 3 to  5 3" = D33-D53,
        "3 3 to  6 3" = D33-D63,
        "3 3 to  7 3" = D33-D73,
        "3 3 to  8 3" = D33-D83,
        "3 3 to  9 3" = D33-D93,
        "3 3 to  10 3" = D33-D103,
        "3 3 to  11 3" = D33-D113,
        "3 3 to  12 3" = D33-D123,
        "3 3 to  13 3" = D33-D133,
        "3 3 to  14 3" = D33-D143,
        "4 3 to  5 3" = D43-D53,
        "4 3 to  6 3" = D43-D63,
        "4 3 to  7 3" = D43-D73,
        "4 3 to  8 3" = D43-D83,
        "4 3 to  9 3" = D43-D93,
        "4 3 to  10 3" = D43-D103,
        "4 3 to  11 3" = D43-D113,
        "4 3 to  12 3" = D43-D123,
        "4 3 to  13 3" = D43-D133,
        "4 3 to  14 3" = D43-D143,
        "5 3 to  6 3" = D53-D63,
        "5 3 to  7 3" = D53-D73,
        "5 3 to  8 3" = D53-D83,
        "5 3 to  9 3" = D53-D93,
        "5 3 to  10 3" = D53-D103,
        "5 3 to  11 3" = D53-D113,
        "5 3 to  12 3" = D53-D123,
        "5 3 to  13 3" = D53-D133,
        "5 3 to  14 3" = D53-D143,
        "6 3 to  7 3" = D63-D73,
        "6 3 to  8 3" = D63-D83,
        "6 3 to  9 3" = D63-D93,
        "6 3 to  10 3" = D63-D103,
        "6 3 to  11 3" = D63-D113,
        "6 3 to  12 3" = D63-D123,
        "6 3 to  13 3" = D63-D133,
        "6 3 to  14 3" = D63-D143,
        "7 3 to  8 3" = D73-D83,
        "7 3 to  9 3" = D73-D93,
        "7 3 to  10 3" = D73-D103,
        "7 3 to  11 3" = D73-D113,
        "7 3 to  12 3" = D73-D123,
        "7 3 to  13 3" = D73-D133,
        "7 3 to  14 3" = D73-D143,
        "8 3 to  9 3" = D83-D93,
        "8 3 to  10 3" = D83-D103,
        "8 3 to  11 3" = D83-D113,
        "8 3 to  12 3" = D83-D123,
        "8 3 to  13 3" = D83-D133,
        "8 3 to  14 3" = D83-D143,
        "9 3 to 10 3" = D93-D103,
        "9 3 to 11 3" = D93-D113,
        "9 3 to 12 3" = D93-D123,
        "9 3 to 13 3" = D93-D133,
        "9 3 to 14 3" = D93-D143,
        "10 3 to 11 3" = D103-D113,
        "10 3 to 12 3" = D103-D123,
        "10 3 to 13 3" = D103-D133,
        "10 3 to 14 3" = D103-D143,
        "11 3 to  12 3" = D113-D123,
        "11 3 to  13 3" = D113-D133,
        "11 3 to  14 3" = D113-D143,
        "12 3 to 13 3" = D123-D133,
        "12 3 to 14 3" = D123-D143,
        "13 3 to 14 3" = D133-D143
       )
## ---- chunk 22
lm_2_posthoc_comparisons <- contrast(lm_2_posthoc_means, method = pwpp_comparisons)
lm_2_posthoc_comparisons
## ---- chunk 23
lm_2_posthoc_forcld <- emmeans(lm_2, ~ day_fac:age)
lm_2_posthoc_forcld

lm_2_posthoc_cld <- multcomp::cld(lm_2_posthoc_forcld, alpha = 0.05, Letters = LETTERS)
lm_2_posthoc_cld
## ---- chunk 24
lm_2_posthoc_cld_nospaces <- 
  lm_2_posthoc_cld %>% 
    mutate(across(where(is.character), str_remove_all, pattern = fixed(" ")))

syrup_vol_data_fil_letters <- syrup_vol_data_fil %>% 
  group_by(day_fac, age) %>% 
  summarise(mean = mean(volume24_corr), se = (sd(volume24_corr)/sqrt(10))) %>% 
  inner_join(lm_2_posthoc_cld_nospaces) 


syrup_vol_data_fil_letters$letters <- syrup_vol_data_fil_letters$.group
syrup_vol_data_fil_letters

syrup_vol_data_fil_letters %>% 
  ggplot(aes(day_fac, mean, color=age, group=1)) +
  geom_point()+
  stat_summary(fun=sum, geom="line")+
  geom_errorbar(aes(ymin=mean-se, ymax=mean+se), width=.2,
                 position=position_dodge(0.05))+
  geom_text(aes(x= day_fac, y=0.1 + mean + se,label=letters, angle = 90),hjust=0)+
  theme_classic() +
  
  theme(
    text = element_text(size = 14), 
    axis.title.x=element_blank(),
    axis.text.x = element_text(vjust=0.3, size = 12, color="black"), 
    axis.ticks.x=element_blank(),
    axis.title.y = element_text(margin = margin(t = 0, r = 20, b = 0, l = 0)),
    axis.text.y = element_text(color="black", size = 10),
    strip.placement = "outside", 
    strip.text.x = element_text( #text in facet labels
      size = 12, color = "black", face = "bold"),
    strip.background = element_rect(#background of facet labels
      color="white", fill="#ffffff", size=1.5),
    panel.spacing.y = unit(2, "lines"),
    legend.position = "right")+
    scale_color_manual(values=c("#60435F", "#5EB1BF"))+
    scale_y_continuous(name ="Average Volume of Syrup \nConsumed Over 24h (mL)")+
    facet_wrap(~ age)
## ---- chunk 25
lm_2_posthoc_fig <- emmeans(lm_2, ~day_fac:age)
lm_2_posthoc_fig
## ---- chunk 26
pwpp_fig <- 
  pwpp(lm_2_posthoc_fig, method = pwpp_comparisons, type = "response", sort = FALSE, ylab = "Day-Age Combination", xlab = "P-value")+
  ggplot2::theme_classic()+
  ggplot2::theme(
    axis.text.x = element_text(color="black"), 
    axis.text.y = element_text(color="black"),
  )+
  ggplot2::geom_hline(yintercept = 20.5, linetype = "dashed")+
  facet_zoom(xlim = c(0.01, 0.08), zoom.size = 1)
  
pwpp_fig
